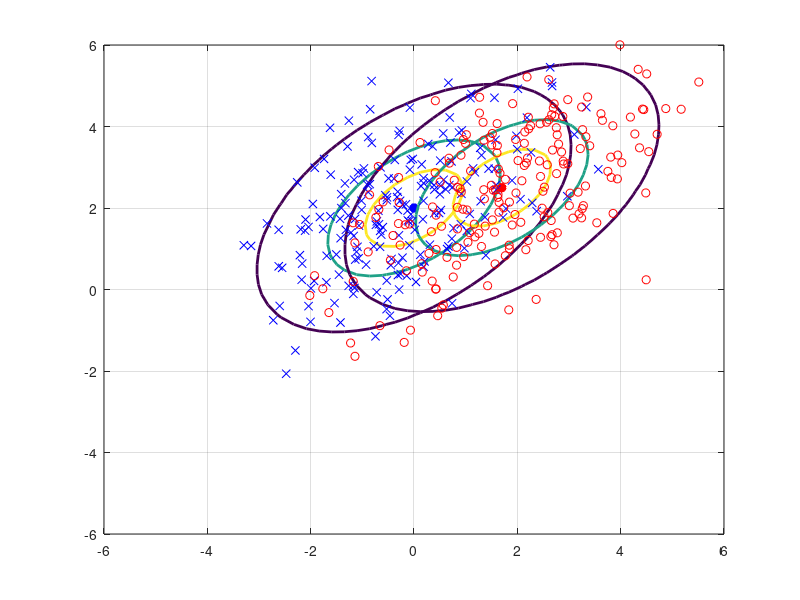
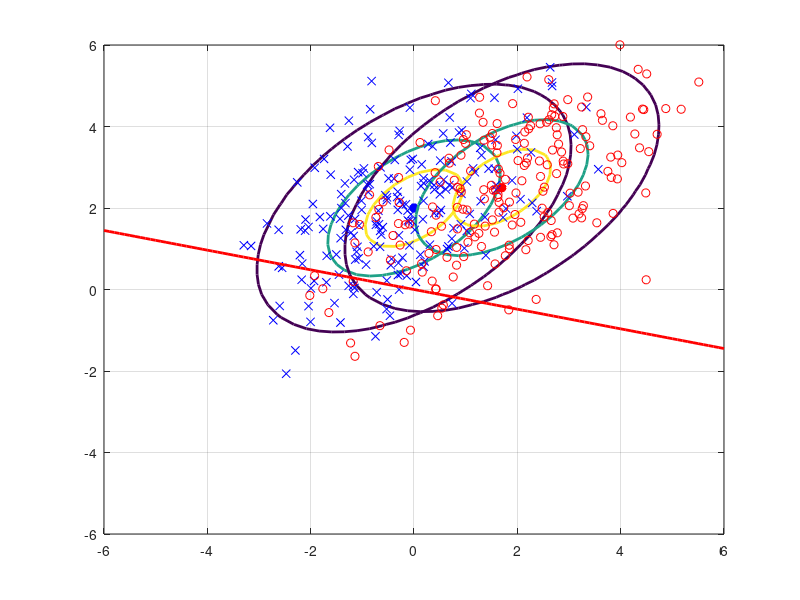
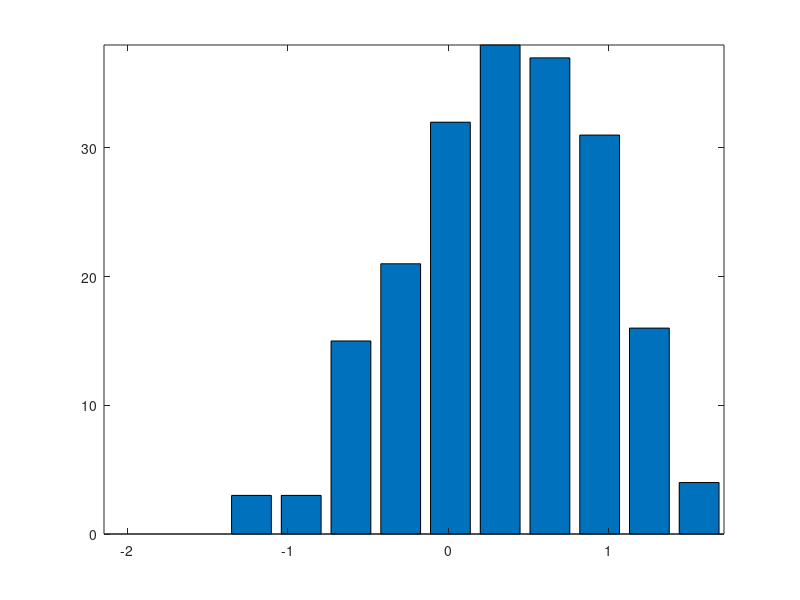

Here is the MATLAB script that generated these plots, in order: (Note: this script raises an error after producing the figures.)
C1=[2 1; 1 2];
C2 = C1;
m1 = [0 2]';
m2=[1.7 2.5]';

numGrid=50;
xRange=linspace(-6.0, 6.0, numGrid);
yRange=linspace(-6.0, 6.0, numGrid);
P1=zeros(numGrid,numGrid);
P2=P1;
for i=1:numGrid
    for j=1:numGrid
        x=[yRange(j) xRange(i)]';
        P1(i,j) = mvnpdf(x',m1',C1);
        P2(i,j) = mvnpdf(x',m2',C2);
    end
end
Pmax=max(max([P1 P2]));
figure(1),clf,
contour(xRange, yRange,P1, [0.1*Pmax 0.5*Pmax 0.8*Pmax], 'LineWidth', 2);
hold on;
plot(m1(1), m1(2), 'b*', 'LineWidth',4);

contour(xRange, yRange, P2, [0.1*Pmax 0.5*Pmax 0.8*Pmax],'LineWidth', 2);
plot(m2(1), m2(2), 'r*', 'LineWidth',4);

N= 200;
X1=mvnrnd(m1, C1, N);
X2=mvnrnd(m2,C2,N);
plot(X1(:,1),X1(:,2),'bx',X2(:,1),X2(:,2),'ro');grid on;

wF = inv(C1+C2)*(m1-m2);
xx = -6:0.1:6;
yy = xx*wF(2)/wF(1);
figure(2),clf
contour(xRange, yRange,P1, [0.1*Pmax 0.5*Pmax 0.8*Pmax], 'LineWidth', 2);
hold on;
plot(m1(1), m1(2), 'b*', 'LineWidth',4);

contour(xRange, yRange, P2, [0.1*Pmax 0.5*Pmax 0.8*Pmax],'LineWidth', 2);
plot(m2(1), m2(2), 'r*', 'LineWidth',4);
plot(X1(:,1),X1(:,2),'bx',X2(:,1),X2(:,2),'ro');grid on;
plot(xx,yy,'r','LineWidth',2);
p1=X1*wF;
p2=X2*wF;

plo = min([p1;p2]);
phi=max([p1;p2]);
plo
phi
[nn1,xx1]=hist(p1);
[nn2,xx2]=hist(p2);
hhi=max([nn1 nn2]);
figure(3),clf
h =  bar(xx1,nn1);
axis([plo phi 0 hhi]);
alpha(h,0.5);
hold on;
h1=bar(xx2, nn2);
axis([plo phi 0 hhi])
plot(xx1,nn1);
plot(xx2,nn2);
thmin = min([xx1 xx2]);
thmax=max([xx1 xx2]);
rocResolution = 50;
thRange = linspace(thmin, thmax, rocResolution);
ROC = zeros(rocResolution,2);
accuracy = zeros(rocResolution,1);
for jThreshold = 1:rocResolution
    threshold = thRange(jThreshold);
    tPos = length(find(p1>threshold))*100/N;
    tNeg = length(find(p2<threshold))*100/N;
    fPos = length(find(p2>threshold))*100/N;
    ROC(jThreshold,:) = [fPos tPos];
    acc = (tPos + tNeg)/2;
    accuracy(jThreshold)=acc;
    
end
figure(4),clf,
plot(ROC(:,1),ROC(:,2),'b','LineWidth',2);
axis([0 100 0 100]);
grid on; hold on;
plot(0:100, 0:100,'b-');
xlabel('FP','FontSize',16);
ylabel('TP','FontSize',16);


area= trapz(ROC(end:-1:1,1),ROC(end:-1:1,2))
threshold=-0.05;
acc=accuracy(threshold)


hold off;
    